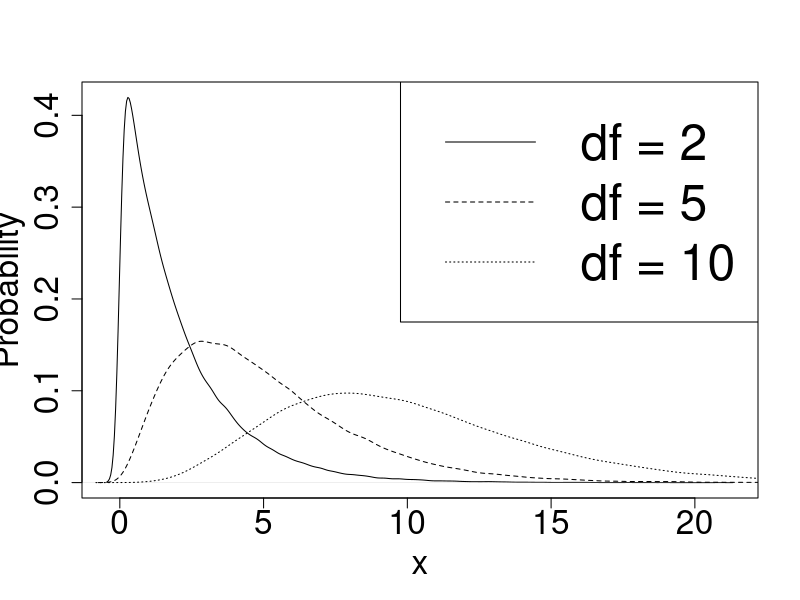

This chart was generated by the following R code:
setwd('~/Documents/Academia/Teaching/TCD/2015-HT/Quant2/Lectures/lecture1/')
# generate random normal variables
n= 100000
for(i in 1:10){
  assign(paste("z", i, sep = ""), rnorm(n))    
}

pdf('Figs/chisquared.pdf')
Z2 = z1^2 + z2^2
Z5 = z1^2 + z2^2 + z3^2 + z4^2 + z5^2 
Z10 = z1^2 + z2^2 + z3^2 + z4^2 + z5^2 + z6^2 +z7^2 + z8^2 +z9^2 + z10^2
plot(density(Z2), main='', xlab='x', ylab='Probability', cex.axis=2, cex.lab=2)
lines(density(Z5), lty=2)
lines(density(Z10), lty=3)
legend('topright',legend = c('df = 2', 'df = 5', 'df = 10'), lty=c(1,2,3), cex=3)
dev.off()